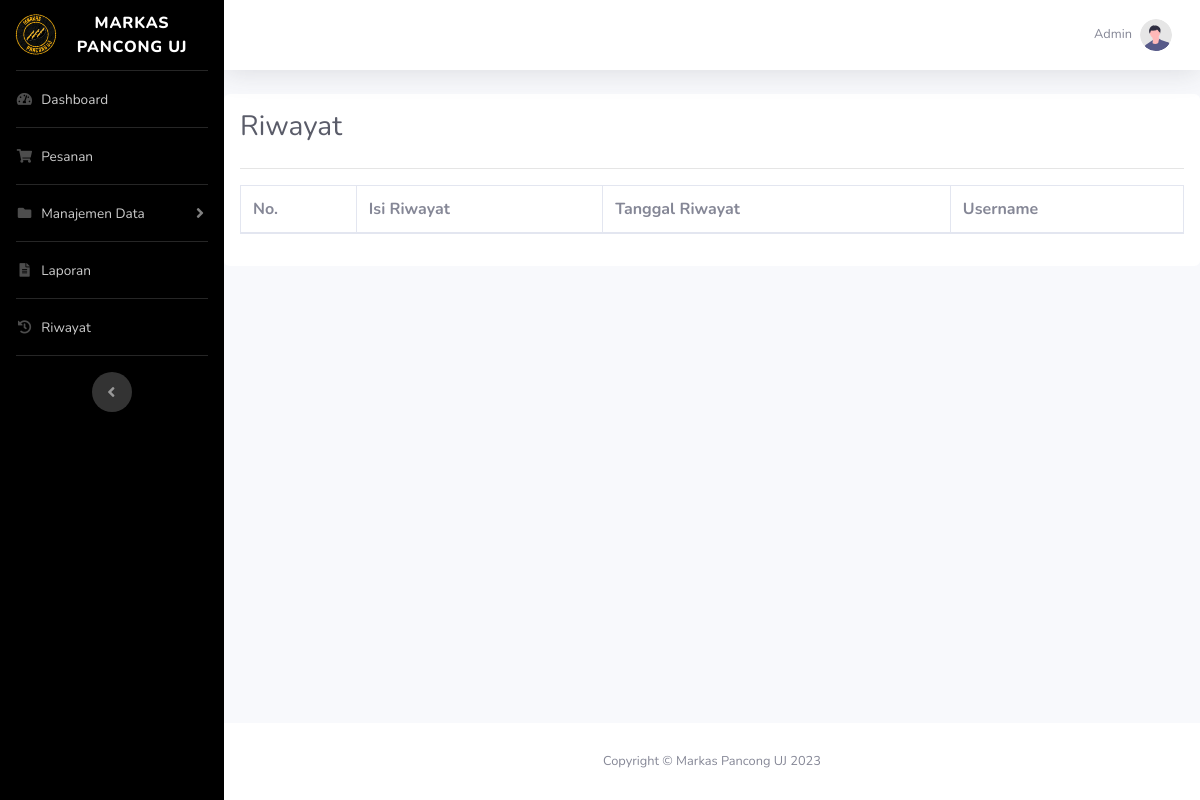
The app's page /riwayat.php (signed in), older data.
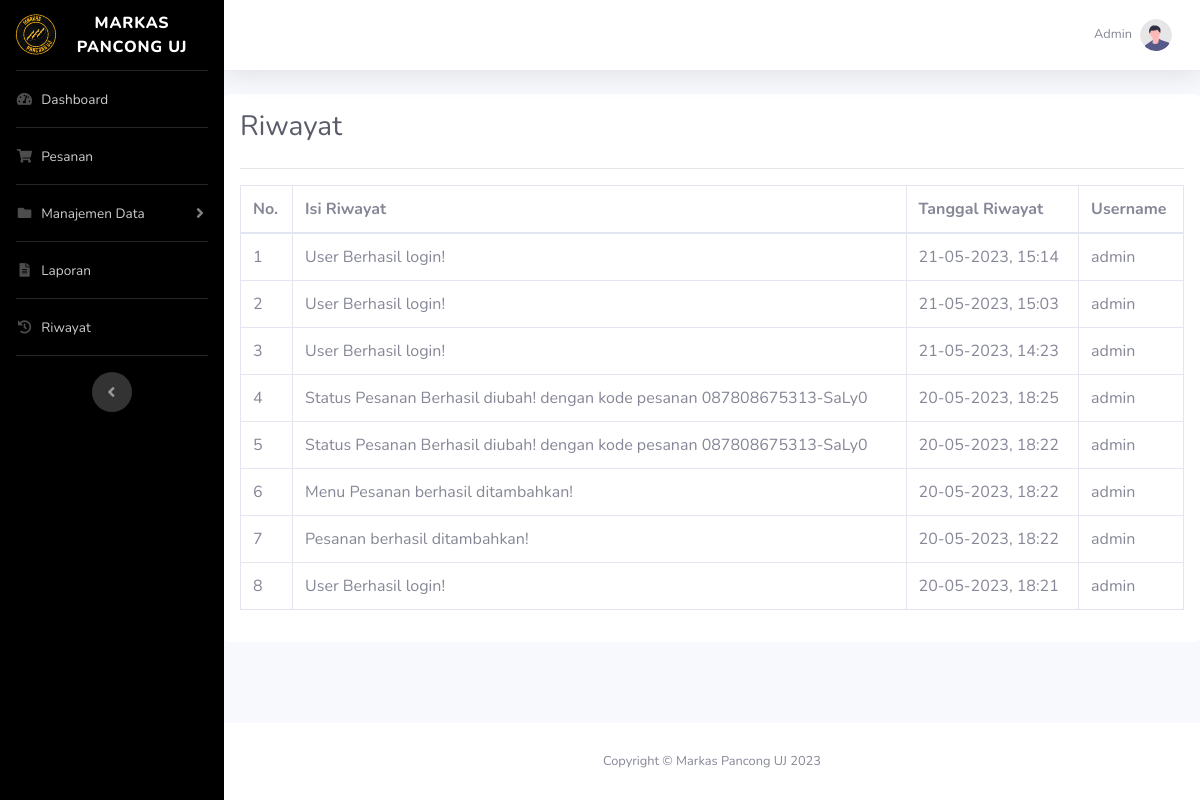
The same page, newer data.
### tables this page shows
CREATE TABLE `user` (
  `id_user` int(11) NOT NULL,
  `username` varchar(10) NOT NULL,
  `password` varchar(255) NOT NULL,
  `nama_lengkap` varchar(50) NOT NULL
);

CREATE TABLE `riwayat` (
  `id_riwayat` int(11) NOT NULL,
  `isi_riwayat` text NOT NULL,
  `tanggal_riwayat` datetime NOT NULL,
  `id_user` int(11) NOT NULL
);

### riwayat.php (the view, shortened to what this page needs)
<?php
    require_once 'koneksi.php';
    $id_user = $_SESSION['id_user'];
    if (!$dataUser = mysqli_fetch_assoc(mysqli_query($koneksi, "SELECT * FROM user WHERE id_user = '$id_user'"))) {
        header("Location: logout.php");
        exit;
    }
    $riwayat = mysqli_query($koneksi, "SELECT * FROM riwayat INNER JOIN user ON riwayat.id_user = user.id_user ORDER BY tanggal_riwayat DESC");
 ?>
<!DOCTYPE html>
<html lang="en">
<head>
    <?php include 'head.php' ?>
</head>
<body id="page-top">
    <div id="wrapper">
        <?php include 'sidebar.php'; ?>
        <div id="content-wrapper" class="d-flex flex-column">
            <div id="content">
                <?php include 'topbar.php' ?>
                <div class="container-fluid bg-white rounded p-3">
                    <div class="d-sm-flex align-items-center justify-content-between mb-4">
                        <h1 class="h3 mb-0 text-gray-800">Riwayat</h1>
                    </div>
                    <hr class="mt-0">
                    <div class="table-responsive">
                        <table class="table table-bordered">
                            <thead>
                                <tr>
                                    <th>No.</th>
                                    <th>Isi Riwayat</th>
                                    <th>Tanggal Riwayat</th>
                                    <th>Username</th>
                                </tr>
                            </thead>
                            <tbody>
                                <?php $i = 1; ?>
                                <?php foreach ($riwayat as $dr): ?>
                                    <tr>
                                        <td><?= $i++; ?></td>
                                        <td><?= $dr['isi_riwayat']; ?></td>
                                        <td><?= date("d-m-Y, H:i", strtotime($dr['tanggal_riwayat'])); ?></td>
                                        <td><?= $dr['username']; ?></td>
                                    </tr>
                                <?php endforeach ?>
                            </tbody>
                        </table>
                    </div>
                </div>
            </div>
            <?php include 'footer.php' ?>
        </div>
    </div>
</body>
</html>

### head.php (shortened to what this page needs)
<link href="vendor/fontawesome-free/css/all.min.css" rel="stylesheet" type="text/css">
<link href="vendor/datatables/dataTables.bootstrap4.min.css" rel="stylesheet">
<link href="css/sb-admin-2.min.css" rel="stylesheet">
<link rel="stylesheet" href="css/style.css">

### sidebar.php (shortened to what this page needs)
<ul class="navbar-nav bg-black sidebar sidebar-dark accordion" id="accordionSidebar">
    <a class="sidebar-brand d-flex align-items-center justify-content-center" href="dashboard.php">
        <div class="sidebar-brand-icon rotate-n-15">
            <img src="img/logo.png" alt="Logo" width="40">
        </div>
        <div class="sidebar-brand-text mx-3">Markas Pancong UJ</div>
    </a>
    <hr class="sidebar-divider my-0">
        <li class="nav-item <?= (strpos($_SERVER['REQUEST_URI'], "/markas_pancong_uj/dashboard.php") === 0)? 'btn-pancong active' : ''; ?>">
        <a class="nav-link" href="dashboard.php">
            <i class="fas fa-fw fa-tachometer-alt"></i>
            <span>Dashboard</span></a>
    </li>
    <hr class="sidebar-divider my-0">
    <li class="nav-item <?= (strpos($_SERVER['REQUEST_URI'], "/markas_pancong_uj/pesanan.php") === 0)? 'btn-pancong active' : ''; ?>">
        <a class="nav-link" href="pesanan.php">
            <i class="fas fa-fw fa-shopping-cart"></i>
            <span>Pesanan</span></a>
    </li>
    <hr class="sidebar-divider my-0">
    <li class="nav-item">
        <a class="nav-link collapsed" href="#" data-toggle="collapse" data-target="#collapsePages"
            aria-expanded="true" aria-controls="collapsePages">
            <i class="fas fa-fw fa-folder"></i>
            <span>Manajemen Data</span>
        </a>
    </li>
    <hr class="sidebar-divider my-0">
    <li class="nav-item <?= (strpos($_SERVER['REQUEST_URI'], "/markas_pancong_uj/laporan.php") === 0)? 'btn-pancong active' : ''; ?>">
        <a class="nav-link" href="laporan.php">
            <i class="fas fa-fw fa-file-alt"></i>
            <span>Laporan</span></a>
    </li>
    <hr class="sidebar-divider my-0">
    <li class="nav-item <?= (strpos($_SERVER['REQUEST_URI'], "/markas_pancong_uj/riwayat.php") === 0)? 'btn-pancong active' : ''; ?>">
        <a class="nav-link" href="riwayat.php">
            <i class="fas fa-fw fa-history"></i>
            <span>Riwayat</span></a>
    </li>
    <hr class="sidebar-divider d-none d-md-block">
    <div class="text-center d-none d-md-inline">
        <button class="rounded-circle border-0" id="sidebarToggle"></button>
    </div>
</ul>

### topbar.php (shortened to what this page needs)
<nav class="navbar navbar-expand navbar-light bg-white topbar mb-4 static-top shadow">
    <ul class="navbar-nav ml-auto">
        <li class="nav-item dropdown no-arrow">
            <a class="nav-link dropdown-toggle" href="#" id="userDropdown" role="button"
                data-toggle="dropdown" aria-haspopup="true" aria-expanded="false">
                <span class="mr-2 d-none d-lg-inline text-gray-600 small"><?= $dataUser['nama_lengkap']; ?></span>
                <img class="img-profile rounded-circle"
                    src="img/undraw_profile.svg">
            </a>
        </li>
    </ul>
</nav>

### footer.php
<footer class="sticky-footer bg-white">
    <div class="container my-auto">
        <div class="copyright text-center my-auto">
            <span>Copyright &copy; Markas Pancong UJ 2023</span>
        </div>
    </div>
</footer>

### css/style.css (style rules this page uses)
html { scroll-behavior: smooth; }
.bg-black { background-color: #000!important; }

Row changes from the older to the newer data that the page shows:
added riwayat: isi_riwayat "User Berhasil login!", tanggal_riwayat "21-05-2023, 15:14", id_user.username "admin"
added riwayat: isi_riwayat "User Berhasil login!", tanggal_riwayat "21-05-2023, 15:03", id_user.username "admin"
added riwayat: isi_riwayat "User Berhasil login!", tanggal_riwayat "21-05-2023, 14:23", id_user.username "admin"
added riwayat: isi_riwayat "Status Pesanan Berhasil diubah! dengan kode pesanan 087808675313-SaLy0", tanggal_riwayat "20-05-2023, 18:25", id_user.username "admin"
added riwayat: isi_riwayat "Status Pesanan Berhasil diubah! dengan kode pesanan 087808675313-SaLy0", tanggal_riwayat "20-05-2023, 18:22", id_user.username "admin"
added riwayat: isi_riwayat "Menu Pesanan berhasil ditambahkan!", tanggal_riwayat "20-05-2023, 18:22", id_user.username "admin"
added riwayat: isi_riwayat "Pesanan berhasil ditambahkan!", tanggal_riwayat "20-05-2023, 18:22", id_user.username "admin"
added riwayat: isi_riwayat "User Berhasil login!", tanggal_riwayat "20-05-2023, 18:21", id_user.username "admin"
